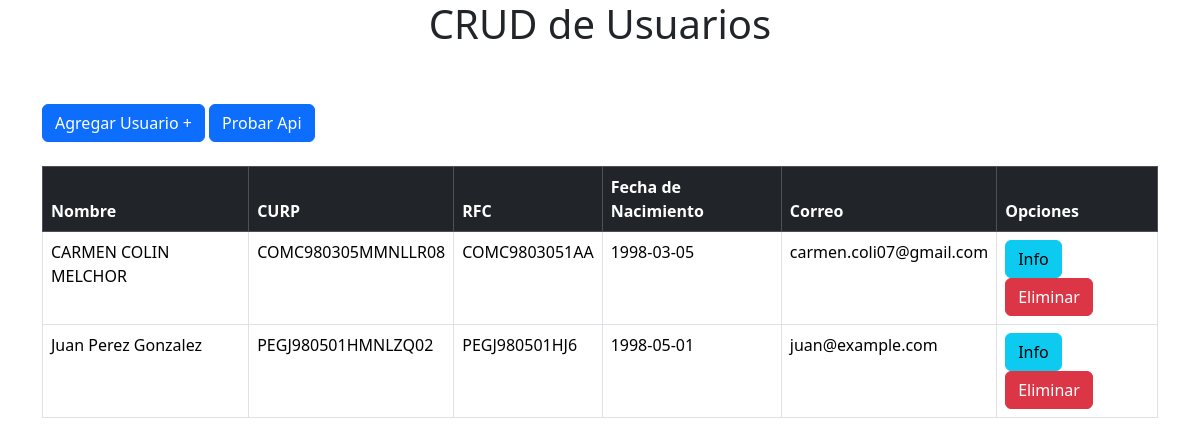
The page / on the database its author committed.
### tables this page shows
CREATE TABLE `usuarios` (
  `ID` int(11) NOT NULL,
  `Nombre` text NOT NULL,
  `Paterno` text DEFAULT NULL,
  `Materno` text DEFAULT NULL,
  `CURP` text DEFAULT NULL,
  `RFC` varchar(13) DEFAULT NULL,
  `Fe_nacimiento` date DEFAULT NULL,
  `Email` text NOT NULL
);

### usuarios.php (called while the page is built, shortened)
<?php
    $con = conexionBD();
    $usuarios = mysqli_query($con, "SELECT * FROM usuarios");
?>

### index.php (the view, shortened to what this page needs)
<?php
    require 'usuarios.php';
?>
<!DOCTYPE html>
<html lang="es">
<head>
    <link href="https://cdn.jsdelivr.net/npm/bootstrap@5.3.2/dist/css/bootstrap.min.css" rel="stylesheet">
</head>
<body>
   <h1 class="text-center">CRUD de Usuarios</h1>
   <div class="container">
        <div class="row">
        <form action="" method="post" enctype="multipart/form-data">
            <br>
            <br>
            <button type="button" class="btn btn-primary" data-bs-toggle="modal" data-bs-target="#exampleModal">
            Agregar Usuario +
            </button>
            <button type="button" class="btn btn-primary" onclick="location.href='prueba_api.html'">
            Probar Api
            </button>
            <br>
            <br>
        </form>
        <div class="table-responsive">
            <table class="table table-hover table-bordered">
                <thead class="table-dark">
                    <tr>
                        <th>Nombre</th>
                        <th>CURP</th>
                        <th>RFC</th>
                        <th>Fecha de Nacimiento</th>
                        <th>Correo</th>
                        <th>Opciones</th>
                    </tr>
                </thead>
                <?php while($listado = mysqli_fetch_array($usuarios)){?>
                    <tr>
                        <td><?php echo $listado['Nombre'];?> <?php echo $listado['Paterno'];?> <?php echo $listado['Materno'];?></td>
                        <td><?php echo $listado['CURP'];?></td>
                        <td><?php echo $listado['RFC'];?></td>
                        <td><?php echo $listado['Fe_nacimiento'];?></td>
                        <td><?php echo $listado['Email'];?></td>
                        <td>
                        <form action="" method="post">
                            <input type="submit" value="Info" class="btn btn-info" name="accion">
                            <button value="btnEliminar" onclick="return Confirmar('¿Estas segura de eliminar?')" type="submit" class="btn btn-danger" name="accion">Eliminar</button>
                        </form>
                        </td>
                    </tr>
                <?}?>
            </table>
        </div>
    </div>
   </div>
</body>
</html>

### rows shown on the page
usuarios: Nombre "CARMEN", Paterno "COLIN", Materno "MELCHOR", CURP "COMC980305MMNLLR08", RFC "COMC9803051AA", Fe_nacimiento "1998-03-05", Email "carmen.coli07@gmail.com"
usuarios: Nombre "Juan", Paterno "Perez", Materno "Gonzalez", CURP "PEGJ980501HMNLZQ02", RFC "PEGJ980501HJ6", Fe_nacimiento "1998-05-01", Email "juan@example.com"
